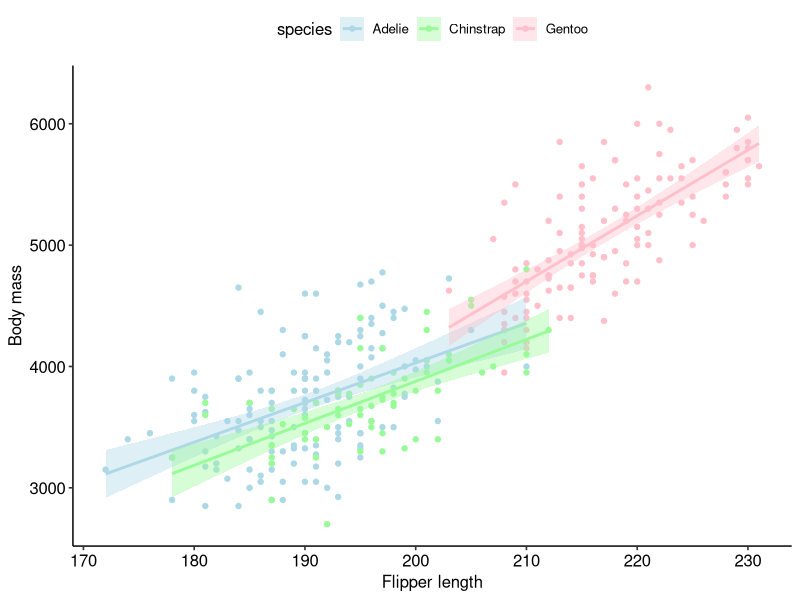

Generate this figure with R:
# Catch up with simple linear regression
# Continuous variable predicted by another cont variable
# Continuous variable predicted by a categorical variable
# Continuous variable predicted by a continuous and categorical with interaction

# Keywords

# author @ Rahul Venugopal on 17th March 2024

# Load libraries
library(ggplot2)
library(palmerpenguins)
library(dplyr)
library(tidyr)
library(ggpubr)

# Load data
data <- penguins %>%
  select(species,flipper_length_mm,body_mass_g,sex) %>% 
  drop_na()

# Summary of the data set
str(data)

# Does species predict body mass?
# Let us start with visualization
data$species <- as.factor(data$species)

# Body mass predicted by species ------------------------------------------

p1 <- ggplot(data,
             aes(x = species, y = body_mass_g, color = species)) +
  geom_boxplot(alpha = 0.6, width = 0.5) +
  geom_jitter(width = 0.1) +
  labs(x = "Species", y = "Body mass") + 
  # Set up the theme
  theme(axis.ticks = element_line(color = "grey92"),
        axis.ticks.length = unit(1, "lines"),
        panel.grid.minor = element_blank(),
        axis.title.y = element_text(size = 18),
        axis.title.x = element_blank(),
        legend.text = element_text(color = "grey30", size = 18),
        axis.text.x = element_blank(),
        axis.text.y = element_text(color = "grey20", size = 10),
        plot.title = element_text(size = 30, face = "bold"),
        plot.subtitle = element_text(size = 12, color = "grey30"),
        plot.caption = element_text(size = 9, margin = margin(t = 15)),
        legend.position = "bottom",
        legend.title = element_blank(),
        plot.margin = margin(t = 25, r = 25, b = 10, l = 25)) 

bodymass_species <- lm(body_mass_g ~ species,
                       data = data)
summary(bodymass_species)

# Body mass predicted by flipper length -----------------------------------
bodymass_flipper <- lm(body_mass_g ~ flipper_length_mm,
                       data = data)
summary(bodymass_flipper)

# Body mass predicted by flipper length and species -----------------------
bodymass_flipper_species <- lm(body_mass_g ~ flipper_length_mm * species,
                       data = data)
summary(bodymass_flipper_species)

p2 <- ggplot(data,
             aes(x = species, y = flipper_length_mm, color = species)) +
  geom_boxplot(alpha = 0.6, width = 0.5) +
  geom_jitter(width = 0.1) +
  labs(x = "Species", y = "Flipper length")

# Viz
(full_model <- ggplot(data, aes(x = flipper_length_mm, y = body_mass_g)) +
    geom_point(aes(colour = species)) +                                # scatter plot, coloured by sex
    labs(x = "Flipper length", y = "Body mass") +
    stat_smooth(method = "lm", aes(fill = species, colour = species)) +    # adding regression lines for each sex
    scale_colour_manual(values = c("#add8e6", "#98fb98", "#ffc0cb")) +
    scale_fill_manual(values = c("#add8e6", "#98fb98", "#ffc0cb")) +
    theme_pubr())